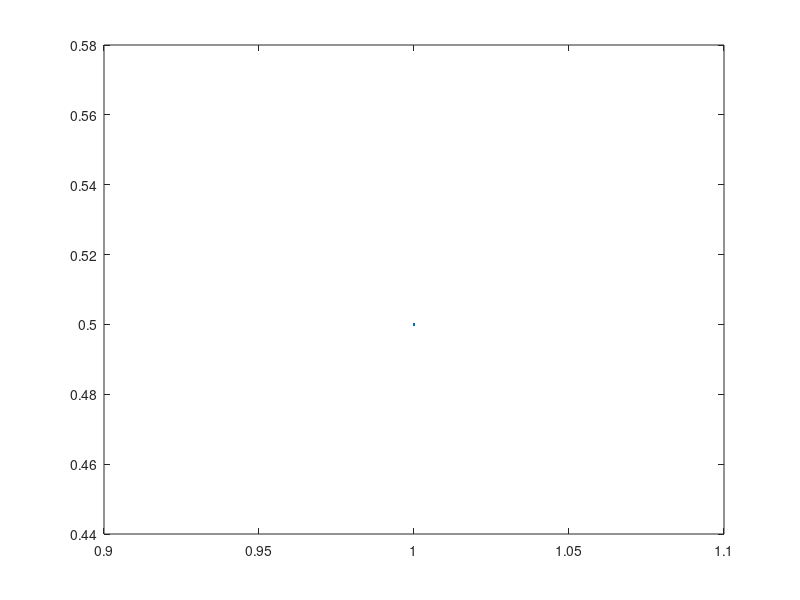

The MATLAB script that drew this image: (Note: this script raises an error after producing the figure.)
% This program uses the Metropolis-Hastings (MH) algorithm for the Poisson 
% model with Gamma prior Note that this is a conjugate situation so we can 
% compare our results with the result based on the closed form.

function theta = poissonMH
global yObs n alpha beta;

% Number of iterations and number of samples we discard (burn in).
nIterations = 1000;
burnIn = 200;

% These are the parameters of the prior
alpha = 3; beta = 1/15;

% This the observed data
yObs = [0, 1];
n = length(yObs);

% This is our initial point
theta(1) = 0.5;

% This is to create a dynamic plot for MCMC sampling
h = plot(theta);
set(h,'EraseMode','xor','MarkerSize',12)
xlabel(gca, 'Iteration', 'FontSize', 18); ylabel(gca, '\theta', 'FontSize', 18);
axis square
grid off

for i = 2:nIterations

    % Proposing a new point from the log-normal distribution distribution
    thetaPrime = lognrnd(log(theta(i-1)), sqrt(0.5));
    
    % Evaluating the posterior probability of the new point
    postThetaPrime = getPosterior(thetaPrime);
    
    % Evaluating the posterior probability of the current point
    postThetaCurrent = getPosterior(theta(i-1));
    
    % Transition probability from the current theta to theta'
    g_thetaCurrent_ThetaPrime = lognpdf(thetaPrime, log(theta(i-1)), sqrt(0.5));
    
    % Transition probability from theta' to the current theta
    g_thetaPrime_thetaCurrent = lognpdf(theta(i-1), log(thetaPrime), sqrt(0.5));
    
    % Evaluating the acceptance probability
    acceptanceRate = min(1, (postThetaPrime*g_thetaPrime_thetaCurrent)/(postThetaCurrent*g_thetaCurrent_ThetaPrime));
    
    % Deciding whether to accept the new point or stay where we are
    u = rand;
    if u<= acceptanceRate
        theta(i) = thetaPrime;
    else
        theta(i) = theta(i-1);
    end
    
    % Ploting the samples
    set(h, 'XData', [1:i], 'YData', theta)
    axis([1 i 0 max(theta)+.2])
    drawnow

end


% Comparing the result with what we obtain using the closed form of the posterior distribution 
% based on the conjugacy.
figure
theta0 = [0:0.01:2];
thetaConjugate = gampdf(theta0, 4, 1/17);
plot(theta0, thetaConjugate);
xlabel(gca, '\theta', 'FontSize', 18); ylabel(gca, 'Density', 'FontSize', 18);
hold on


% [f, c] = hist(theta(burnIn:end), [0:.02:1]);
% bar(c, f/(.02*length(theta(burnIn:end))), 'FaceColor', 'none');

% You can use this code to plot a smooth density
[f, xi] = ksdensity(theta(burnIn:end));
plot(xi(xi>0), f(xi>0), 'r')


legend('Conjugate posterior distribution', 'MCMC Posterior distribution')
hold off


% The following function evaluates the psoterior probability for a given
% theta
function posterior = getPosterior(theta)
global yObs n alpha beta;
    
% We use the following to get the posterior distribution. 
% FOR LARGER SAMPLES, IT IS BETTER TO USE THE LOG TRANSFORMATION OF THESE
% DISTRIBUTION AND MODIFY THE ACCEPTANCE PROBABILITY ACCORDINGLY.
prior = theta^(alpha-1)*exp(-theta/beta);
likelihood = theta^(sum(yObs))*exp(-n*theta);
posterior = prior*likelihood;

% Alternatively, we could simplify the form of the posterior distribution
% posterior = (theta^3)*exp(-17*theta);